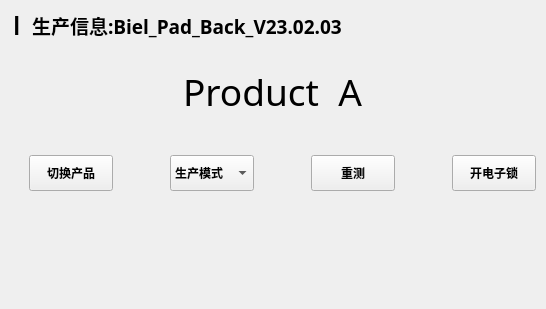
          <widget class="QWidget" name="widget_21" native="true">
           <property name="minimumSize">
            <size>
             <width>546</width>
             <height>309</height>
            </size>
           </property>
           <property name="maximumSize">
            <size>
             <width>546</width>
             <height>309</height>
            </size>
           </property>
           <layout class="QGridLayout" name="gridLayout_2">
            <property name="leftMargin">
             <number>0</number>
            </property>
            <property name="topMargin">
             <number>0</number>
            </property>
            <property name="rightMargin">
             <number>0</number>
            </property>
            <property name="bottomMargin">
             <number>0</number>
            </property>
            <property name="horizontalSpacing">
             <number>0</number>
            </property>
            <property name="verticalSpacing">
             <number>1</number>
            </property>
            <item row="1" column="0">
             <widget class="QLabel" name="label_show_type">
              <property name="minimumSize">
               <size>
                <width>541</width>
                <height>80</height>
               </size>
              </property>
              <property name="maximumSize">
               <size>
                <width>541</width>
                <height>80</height>
               </size>
              </property>
              <property name="font">
               <font>
                <family>微软雅黑</family>
                <pointsize>28</pointsize>
               </font>
              </property>
              <property name="styleSheet">
               <string notr="true"/>
              </property>
              <property name="frameShape">
               <enum>QFrame::NoFrame</enum>
              </property>
              <property name="text">
               <string>Product  A</string>
              </property>
              <property name="alignment">
               <set>Qt::AlignCenter</set>
              </property>
             </widget>
            </item>
            <item row="0" column="0">
             <widget class="QWidget" name="widget_productInfo_2" native="true">
              <property name="minimumSize">
               <size>
                <width>541</width>
                <height>50</height>
               </size>
              </property>
              <property name="maximumSize">
               <size>
                <width>541</width>
                <height>50</height>
               </size>
              </property>
              <layout class="QGridLayout" name="gridLayout_15">
               <property name="leftMargin">
                <number>0</number>
               </property>
               <property name="topMargin">
                <number>0</number>
               </property>
               <property name="rightMargin">
                <number>0</number>
               </property>
               <property name="bottomMargin">
                <number>0</number>
               </property>
               <property name="spacing">
                <number>0</number>
               </property>
               <item row="0" column="0">
                <widget class="QLabel" name="label_PreProductTitle">
                 <property name="minimumSize">
                  <size>
                   <width>30</width>
                   <height>50</height>
                  </size>
                 </property>
                 <property name="maximumSize">
                  <size>
                   <width>30</width>
                   <height>50</height>
                  </size>
                 </property>
                 <property name="font">
                  <font>
                   <family>Yu Gothic UI</family>
                   <pointsize>12</pointsize>
                   <weight>75</weight>
                   <bold>true</bold>
                  </font>
                 </property>
                 <property name="styleSheet">
                  <string notr="true"/>
                 </property>
                 <property name="text">
                  <string>  ▎</string>
                 </property>
                 <property name="alignment">
                  <set>Qt::AlignCenter</set>
                 </property>
                </widget>
               </item>
               <item row="0" column="1">
                <widget class="QLabel" name="label_ProductTitle">
                 <property name="minimumSize">
                  <size>
                   <width>0</width>
                   <height>50</height>
                  </size>
                 </property>
                 <property name="maximumSize">
                  <size>
                   <width>16777215</width>
                   <height>50</height>
                  </size>
                 </property>
                 <property name="font">
                  <font>
                   <family>微软雅黑</family>
                   <pointsize>14</pointsize>
                   <weight>75</weight>
                   <bold>true</bold>
                  </font>
                 </property>
                 <property name="styleSheet">
                  <string notr="true"/>
                 </property>
                 <property name="text">
                  <string>生产信息:Biel_Pad_Back_V23.02.03</string>
                 </property>
                </widget>
               </item>
              </layout>
             </widget>
            </item>
            <item row="2" column="0">
             <widget class="QWidget" name="widget_productOperator" native="true">
              <property name="minimumSize">
               <size>
                <width>541</width>
                <height>80</height>
               </size>
              </property>
              <property name="maximumSize">
               <size>
                <width>541</width>
                <height>120</height>
               </size>
              </property>
              <widget class="QWidget" name="layoutWidget">
               <property name="geometry">
                <rect>
                 <x>0</x>
                 <y>0</y>
                 <width>572</width>
                 <height>82</height>
                </rect>
               </property>
               <layout class="QHBoxLayout" name="horizontalLayout">
                <property name="spacing">
                 <number>30</number>
                </property>
                <property name="leftMargin">
                 <number>0</number>
                </property>
                <property name="topMargin">
                 <number>0</number>
                </property>
                <property name="rightMargin">
                 <number>10</number>
                </property>
                <property name="bottomMargin">
                 <number>0</number>
                </property>
                <item>
                 <widget class="QToolButton" name="toolButton_change_product">
                  <property name="enabled">
                   <bool>true</bool>
                  </property>
                  <property name="minimumSize">
                   <size>
                    <width>84</width>
                    <height>36</height>
                   </size>
                  </property>
                  <property name="font">
                   <font>
                    <family>微软雅黑</family>
                    <weight>75</weight>
                    <bold>true</bold>
                   </font>
                  </property>
                  <property name="styleSheet">
                   <string notr="true"/>
                  </property>
                  <property name="text">
                   <string>切换产品</string>
                  </property>
                 </widget>
                </item>
                <item>
                 <widget class="QComboBox" name="comboBox_moduls">
                  <property name="sizePolicy">
                   <sizepolicy hsizetype="Fixed" vsizetype="Fixed">
                    <horstretch>0</horstretch>
                    <verstretch>0</verstretch>
                   </sizepolicy>
                  </property>
                  <property name="minimumSize">
                   <size>
                    <width>65</width>
                    <height>36</height>
                   </size>
                  </property>
                  <property name="maximumSize">
                   <size>
                    <width>84</width>
                    <height>36</height>
                   </size>
                  </property>
                  <property name="font">
                   <font>
                    <family>微软雅黑</family>
                    <weight>75</weight>
                    <bold>true</bold>
                   </font>
                  </property>
                  <item>
                   <property name="text">
                    <string>生产模式</string>
                   </property>
                  </item>
                  <item>
                   <property name="text">
                    <string>测试模式</string>
                   </property>
                  </item>
                 </widget>
                </item>
                <item>
                 <widget class="QToolButton" name="toolButton_reCheck">
                  <property name="minimumSize">
                   <size>
                    <width>84</width>
                    <height>36</height>
                   </size>
                  </property>
                  <property name="font">
                   <font>
                    <family>微软雅黑</family>
                    <weight>75</weight>
                    <bold>true</bold>
                   </font>
                  </property>
                  <property name="styleSheet">
                   <string notr="true"/>
                  </property>
                  <property name="text">
                   <string>重测</string>
                  </property>
                 </widget>
                </item>
                <item>
                 <widget class="QToolButton" name="toolButton_stopBeeAlarm">
                  <property name="minimumSize">
                   <size>
                    <width>84</width>
                    <height>36</height>
                   </size>
                  </property>
                  <property name="font">
                   <font>
                    <family>微软雅黑</family>
                    <weight>75</weight>
                    <bold>true</bold>
                   </font>
                  </property>
                  <property name="styleSheet">
                   <string notr="true"/>
                  </property>
                  <property name="text">
                   <string>开电子锁</string>
                  </property>
                 </widget>
                </item>
               </layout>
              </widget>
              <widget class="QRadioButton" name="radioButton_firstcheck">
               <property name="geometry">
                <rect>
                 <x>85</x>
                 <y>83</y>
                 <width>142</width>
                 <height>25</height>
                </rect>
               </property>
               <property name="font">
                <font>
                 <family>微软雅黑</family>
                 <pointsize>10</pointsize>
                </font>
               </property>
               <property name="focusPolicy">
                <enum>Qt::NoFocus</enum>
               </property>
               <property name="styleSheet">
                <string notr="true"/>
               </property>
               <property name="text">
                <string>启用第一次检测标准</string>
               </property>
               <property name="checked">
                <bool>true</bool>
               </property>
              </widget>
              <widget class="QLabel" name="label_checkStandar">
               <property name="geometry">
                <rect>
                 <x>10</x>
                 <y>83</y>
                 <width>65</width>
                 <height>19</height>
                </rect>
               </property>
               <property name="font">
                <font>
                 <family>微软雅黑</family>
                 <pointsize>10</pointsize>
                </font>
               </property>
               <property name="styleSheet">
                <string notr="true"/>
               </property>
               <property name="text">
                <string>检测规则：</string>
               </property>
              </widget>
              <widget class="QRadioButton" name="radioButton_secondcheck">
               <property name="geometry">
                <rect>
                 <x>237</x>
                 <y>83</y>
                 <width>142</width>
                 <height>25</height>
                </rect>
               </property>
               <property name="font">
                <font>
                 <family>微软雅黑</family>
                 <pointsize>10</pointsize>
                </font>
               </property>
               <property name="focusPolicy">
                <enum>Qt::NoFocus</enum>
               </property>
               <property name="styleSheet">
                <string notr="true"/>
               </property>
               <property name="text">
                <string>启用第二次检测标准</string>
               </property>
              </widget>
             </widget>
            </item>
            <item row="3" column="0">
             <spacer name="verticalSpacer_3">
              <property name="orientation">
               <enum>Qt::Vertical</enum>
              </property>
              <property name="sizeHint" stdset="0">
               <size>
                <width>20</width>
                <height>40</height>
               </size>
              </property>
             </spacer>
            </item>
           </layout>
          </widget>
